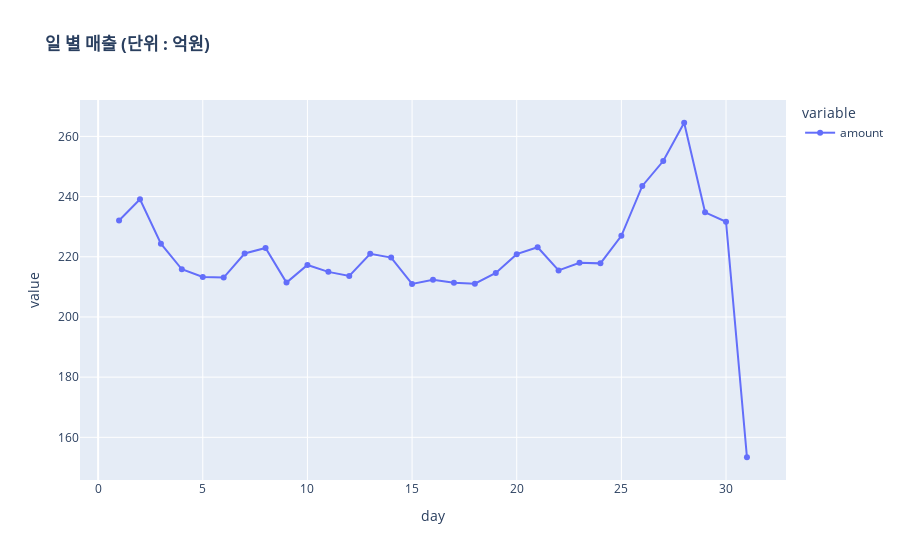

Notebook code cell kept with this figure:
### Code cell
fig = px.line(grouped_day.sum(), 
        markers = 'o', 
        title = '<b>일 별 매출 (단위 : 억원)</b>')
fig.show()

### Figure 1 — Plotly figure (JSON) as saved in the notebook; plotly's stock layout.template omitted (floating-point values rounded to 4 significant figures)
{"data": [{"hovertemplate": "variable=amount<br>day=%{x}<br>value=%{y}<extra></extra>", "legendgroup": "amount", "line": {"color": "#636efa", "dash": "solid"}, "marker": {"symbol": "circle"}, "mode": "markers+lines", "name": "amount", "orientation": "v", "showlegend": true, "type": "scatter", "x": [1, 2, 3, 4, 5, 6, 7, 8, 9, 10, 11, 12, 13, 14, 15, 16, 17, 18, 19, 20, 21, 22, 23, 24, 25, 26, 27, 28, 29, 30, 31], "xaxis": "x", "y": [232.0, 239.1, 224.3, 215.8, 213.3, 213.1, 221.1, 222.9, 211.4, 217.3, 215.0, 213.6, 221.0, 219.7, 211.0, 212.3, 211.3, 211.1, 214.6, 220.9, 223.2, 215.5, 218.0, 217.8, 227.0, 243.5, 251.8, 264.5, 234.8, 231.6, 153.4], "yaxis": "y"}], "layout": {"legend": {"title": {"text": "variable"}, "tracegroupgap": 0}, "title": {"text": "<b>일 별 매출 (단위 : 억원)</b>"}, "xaxis": {"anchor": "y", "domain": [0, 1], "title": {"text": "day"}}, "yaxis": {"anchor": "x", "domain": [0, 1], "title": {"text": "value"}}}}
